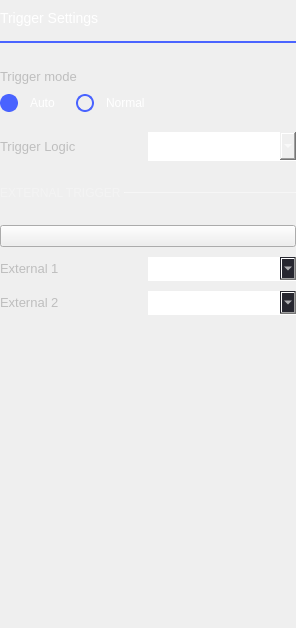
<?xml version="1.0" encoding="UTF-8"?>
<ui version="4.0">
 <class>DigitalTriggerSettings</class>
 <widget class="QWidget" name="DigitalTriggerSettings">
  <property name="geometry">
   <rect>
    <x>0</x>
    <y>0</y>
    <width>296</width>
    <height>628</height>
   </rect>
  </property>
  <property name="sizePolicy">
   <sizepolicy hsizetype="Minimum" vsizetype="Fixed">
    <horstretch>0</horstretch>
    <verstretch>0</verstretch>
   </sizepolicy>
  </property>
  <property name="minimumSize">
   <size>
    <width>0</width>
    <height>0</height>
   </size>
  </property>
  <property name="maximumSize">
   <size>
    <width>306</width>
    <height>16777215</height>
   </size>
  </property>
  <property name="windowTitle">
   <string>Form</string>
  </property>
  <property name="styleSheet">
   <string notr="true">QWidget
{
  color: rgb(190, 190, 190);
}

/* QComboBoxes*/
QComboBox
{
  height: 24px;
  border: 0px;
  color: white;
  font-size: 14px;
  border-bottom: 1px solid rgba(255, 255, 255, 102);
  padding-bottom: 4px;
}
QComboBox::drop-down
{
  subcontrol-position: center right;
  width: 10px;
  height: 6px;
  border-image: url(:/icons/sba_cmb_box_arrow.svg);
}
QComboBox QAbstractItemView {
  border: 0px;
  color: white;
  selection-background-color: rgba(25, 25, 25);
  outline: 0px;
}
QComboBox:disabled
{
  color: rgb(85, 85, 85);
}

/* QLabels 
QLabel:disabled
{
  color: rgb(85, 85, 85);
}*/

QRadioButton {
color: white;
spacing: 12px;
background-color: transparent;
}
QRadioButton::indicator {
width: 14px;
height: 14px;
border: 2px solid;
border-radius: 9px;
border-color: rgb(73, 99, 255);
}
QRadioButton::indicator:checked {
background-color: rgb(73, 99, 255);
}</string>
  </property>
  <layout class="QVBoxLayout" name="verticalLayout">
   <property name="spacing">
    <number>0</number>
   </property>
   <property name="leftMargin">
    <number>0</number>
   </property>
   <property name="topMargin">
    <number>10</number>
   </property>
   <property name="rightMargin">
    <number>0</number>
   </property>
   <property name="bottomMargin">
    <number>0</number>
   </property>
   <item>
    <widget class="QLabel" name="trigger_settings_label">
     <property name="styleSheet">
      <string notr="true">color: white;
font-size: 14px;
font-weight: normal;</string>
     </property>
     <property name="text">
      <string>Trigger Settings</string>
     </property>
    </widget>
   </item>
   <item>
    <spacer name="verticalSpacer_4">
     <property name="orientation">
      <enum>Qt::Vertical</enum>
     </property>
     <property name="sizeType">
      <enum>QSizePolicy::Fixed</enum>
     </property>
     <property name="sizeHint" stdset="0">
      <size>
       <width>0</width>
       <height>15</height>
      </size>
     </property>
    </spacer>
   </item>
   <item>
    <widget class="Line" name="line_2">
     <property name="styleSheet">
      <string notr="true">color: #4A64FF;</string>
     </property>
     <property name="frameShadow">
      <enum>QFrame::Plain</enum>
     </property>
     <property name="lineWidth">
      <number>2</number>
     </property>
     <property name="orientation">
      <enum>Qt::Horizontal</enum>
     </property>
    </widget>
   </item>
   <item>
    <spacer name="verticalSpacer_3">
     <property name="orientation">
      <enum>Qt::Vertical</enum>
     </property>
     <property name="sizeType">
      <enum>QSizePolicy::Fixed</enum>
     </property>
     <property name="sizeHint" stdset="0">
      <size>
       <width>0</width>
       <height>25</height>
      </size>
     </property>
    </spacer>
   </item>
   <item>
    <layout class="QVBoxLayout" name="verticalLayout_11">
     <property name="spacing">
      <number>10</number>
     </property>
     <property name="leftMargin">
      <number>0</number>
     </property>
     <property name="topMargin">
      <number>0</number>
     </property>
     <property name="rightMargin">
      <number>0</number>
     </property>
     <property name="bottomMargin">
      <number>0</number>
     </property>
     <item>
      <widget class="QLabel" name="label">
       <property name="sizePolicy">
        <sizepolicy hsizetype="Minimum" vsizetype="Fixed">
         <horstretch>0</horstretch>
         <verstretch>0</verstretch>
        </sizepolicy>
       </property>
       <property name="styleSheet">
        <string notr="true"> font-size: 13px;</string>
       </property>
       <property name="text">
        <string>Trigger mode</string>
       </property>
      </widget>
     </item>
     <item>
      <layout class="QHBoxLayout" name="horizontalLayout">
       <property name="spacing">
        <number>20</number>
       </property>
       <property name="topMargin">
        <number>0</number>
       </property>
       <property name="bottomMargin">
        <number>10</number>
       </property>
       <item>
        <widget class="QRadioButton" name="btnAuto">
         <property name="text">
          <string>Auto</string>
         </property>
         <property name="checked">
          <bool>true</bool>
         </property>
         <attribute name="buttonGroup">
          <string notr="true">buttonGroup</string>
         </attribute>
        </widget>
       </item>
       <item>
        <widget class="QRadioButton" name="btnNormal">
         <property name="text">
          <string>Normal</string>
         </property>
         <attribute name="buttonGroup">
          <string notr="true">buttonGroup</string>
         </attribute>
        </widget>
       </item>
       <item>
        <spacer name="horizontalSpacer">
         <property name="orientation">
          <enum>Qt::Horizontal</enum>
         </property>
         <property name="sizeHint" stdset="0">
          <size>
           <width>0</width>
           <height>0</height>
          </size>
         </property>
        </spacer>
       </item>
      </layout>
     </item>
     <item>
      <layout class="QHBoxLayout" name="horizontalLayout_4">
       <property name="spacing">
        <number>0</number>
       </property>
       <property name="topMargin">
        <number>0</number>
       </property>
       <item>
        <widget class="QLabel" name="lbl_trigg_source">
         <property name="sizePolicy">
          <sizepolicy hsizetype="Minimum" vsizetype="Fixed">
           <horstretch>0</horstretch>
           <verstretch>0</verstretch>
          </sizepolicy>
         </property>
         <property name="styleSheet">
          <string notr="true"> font-size: 13px;</string>
         </property>
         <property name="text">
          <string>Trigger Logic</string>
         </property>
        </widget>
       </item>
       <item>
        <widget class="QComboBox" name="cmb_trigg_logic">
         <property name="sizePolicy">
          <sizepolicy hsizetype="Minimum" vsizetype="Fixed">
           <horstretch>0</horstretch>
           <verstretch>0</verstretch>
          </sizepolicy>
         </property>
         <property name="currentIndex">
          <number>0</number>
         </property>
         <item>
          <property name="text">
           <string>OR</string>
          </property>
         </item>
         <item>
          <property name="text">
           <string>AND</string>
          </property>
         </item>
        </widget>
       </item>
      </layout>
     </item>
    </layout>
   </item>
   <item>
    <layout class="QGridLayout" name="gridLayout">
     <item row="1" column="0">
      <widget class="QLabel" name="label_2">
       <property name="sizePolicy">
        <sizepolicy hsizetype="Fixed" vsizetype="Fixed">
         <horstretch>0</horstretch>
         <verstretch>0</verstretch>
        </sizepolicy>
       </property>
       <property name="minimumSize">
        <size>
         <width>0</width>
         <height>0</height>
        </size>
       </property>
       <property name="maximumSize">
        <size>
         <width>16777215</width>
         <height>16777215</height>
        </size>
       </property>
       <property name="styleSheet">
        <string notr="true">QLabel {
		font-size: 12px;
		color: rgba(255, 255, 255, 70);
}</string>
       </property>
       <property name="text">
        <string>EXTERNAL TRIGGER </string>
       </property>
      </widget>
     </item>
     <item row="1" column="1">
      <widget class="Line" name="line">
       <property name="minimumSize">
        <size>
         <width>0</width>
         <height>1</height>
        </size>
       </property>
       <property name="maximumSize">
        <size>
         <width>16777215</width>
         <height>1</height>
        </size>
       </property>
       <property name="styleSheet">
        <string notr="true">border: 1px solid rgba(255, 255, 255, 70);</string>
       </property>
       <property name="orientation">
        <enum>Qt::Horizontal</enum>
       </property>
      </widget>
     </item>
     <item row="0" column="0" colspan="2">
      <spacer name="verticalSpacer_5">
       <property name="orientation">
        <enum>Qt::Vertical</enum>
       </property>
       <property name="sizeType">
        <enum>QSizePolicy::Fixed</enum>
       </property>
       <property name="sizeHint" stdset="0">
        <size>
         <width>0</width>
         <height>25</height>
        </size>
       </property>
      </spacer>
     </item>
     <item row="2" column="0" colspan="2">
      <spacer name="verticalSpacer_6">
       <property name="orientation">
        <enum>Qt::Vertical</enum>
       </property>
       <property name="sizeType">
        <enum>QSizePolicy::Fixed</enum>
       </property>
       <property name="sizeHint" stdset="0">
        <size>
         <width>0</width>
         <height>15</height>
        </size>
       </property>
      </spacer>
     </item>
    </layout>
   </item>
   <item>
    <layout class="QVBoxLayout" name="verticalLayout_8">
     <property name="spacing">
      <number>0</number>
     </property>
     <property name="leftMargin">
      <number>0</number>
     </property>
     <property name="topMargin">
      <number>0</number>
     </property>
     <property name="rightMargin">
      <number>0</number>
     </property>
     <item>
      <spacer name="verticalSpacer_10">
       <property name="orientation">
        <enum>Qt::Vertical</enum>
       </property>
       <property name="sizeType">
        <enum>QSizePolicy::Fixed</enum>
       </property>
       <property name="sizeHint" stdset="0">
        <size>
         <width>0</width>
         <height>10</height>
        </size>
       </property>
      </spacer>
     </item>
     <item>
      <widget class="adiscope::CustomSwitch" name="trigg_extern_en">
       <property name="text">
        <string/>
       </property>
       <property name="checkable">
        <bool>true</bool>
       </property>
      </widget>
     </item>
     <item>
      <spacer name="verticalSpacer_2">
       <property name="orientation">
        <enum>Qt::Vertical</enum>
       </property>
       <property name="sizeType">
        <enum>QSizePolicy::Fixed</enum>
       </property>
       <property name="sizeHint" stdset="0">
        <size>
         <width>0</width>
         <height>10</height>
        </size>
       </property>
      </spacer>
     </item>
     <item>
      <layout class="QHBoxLayout" name="trigg_ext_1">
       <property name="spacing">
        <number>0</number>
       </property>
       <property name="topMargin">
        <number>0</number>
       </property>
       <item>
        <widget class="QLabel" name="lbl_extern_1">
         <property name="sizePolicy">
          <sizepolicy hsizetype="Minimum" vsizetype="Fixed">
           <horstretch>0</horstretch>
           <verstretch>0</verstretch>
          </sizepolicy>
         </property>
         <property name="styleSheet">
          <string notr="true">font-size: 13px;</string>
         </property>
         <property name="text">
          <string>External 1</string>
         </property>
        </widget>
       </item>
       <item>
        <widget class="QComboBox" name="cmb_trigg_extern_cond_1">
         <property name="sizePolicy">
          <sizepolicy hsizetype="Minimum" vsizetype="Fixed">
           <horstretch>0</horstretch>
           <verstretch>0</verstretch>
          </sizepolicy>
         </property>
         <property name="palette">
          <palette>
           <active>
            <colorrole role="WindowText">
             <brush brushstyle="SolidPattern">
              <color alpha="255">
               <red>255</red>
               <green>255</green>
               <blue>255</blue>
              </color>
             </brush>
            </colorrole>
            <colorrole role="Button">
             <brush brushstyle="SolidPattern">
              <color alpha="255">
               <red>39</red>
               <green>39</green>
               <blue>48</blue>
              </color>
             </brush>
            </colorrole>
            <colorrole role="Text">
             <brush brushstyle="SolidPattern">
              <color alpha="255">
               <red>255</red>
               <green>255</green>
               <blue>255</blue>
              </color>
             </brush>
            </colorrole>
            <colorrole role="ButtonText">
             <brush brushstyle="SolidPattern">
              <color alpha="255">
               <red>255</red>
               <green>255</green>
               <blue>255</blue>
              </color>
             </brush>
            </colorrole>
            <colorrole role="Base">
             <brush brushstyle="SolidPattern">
              <color alpha="255">
               <red>39</red>
               <green>39</green>
               <blue>48</blue>
              </color>
             </brush>
            </colorrole>
            <colorrole role="Window">
             <brush brushstyle="SolidPattern">
              <color alpha="255">
               <red>39</red>
               <green>39</green>
               <blue>48</blue>
              </color>
             </brush>
            </colorrole>
           </active>
           <inactive>
            <colorrole role="WindowText">
             <brush brushstyle="SolidPattern">
              <color alpha="255">
               <red>255</red>
               <green>255</green>
               <blue>255</blue>
              </color>
             </brush>
            </colorrole>
            <colorrole role="Button">
             <brush brushstyle="SolidPattern">
              <color alpha="255">
               <red>39</red>
               <green>39</green>
               <blue>48</blue>
              </color>
             </brush>
            </colorrole>
            <colorrole role="Text">
             <brush brushstyle="SolidPattern">
              <color alpha="255">
               <red>255</red>
               <green>255</green>
               <blue>255</blue>
              </color>
             </brush>
            </colorrole>
            <colorrole role="ButtonText">
             <brush brushstyle="SolidPattern">
              <color alpha="255">
               <red>255</red>
               <green>255</green>
               <blue>255</blue>
              </color>
             </brush>
            </colorrole>
            <colorrole role="Base">
             <brush brushstyle="SolidPattern">
              <color alpha="255">
               <red>39</red>
               <green>39</green>
               <blue>48</blue>
              </color>
             </brush>
            </colorrole>
            <colorrole role="Window">
             <brush brushstyle="SolidPattern">
              <color alpha="255">
               <red>39</red>
               <green>39</green>
               <blue>48</blue>
              </color>
             </brush>
            </colorrole>
           </inactive>
           <disabled>
            <colorrole role="WindowText">
             <brush brushstyle="SolidPattern">
              <color alpha="255">
               <red>85</red>
               <green>85</green>
               <blue>85</blue>
              </color>
             </brush>
            </colorrole>
            <colorrole role="Button">
             <brush brushstyle="SolidPattern">
              <color alpha="255">
               <red>39</red>
               <green>39</green>
               <blue>48</blue>
              </color>
             </brush>
            </colorrole>
            <colorrole role="Text">
             <brush brushstyle="SolidPattern">
              <color alpha="255">
               <red>85</red>
               <green>85</green>
               <blue>85</blue>
              </color>
             </brush>
            </colorrole>
            <colorrole role="ButtonText">
             <brush brushstyle="SolidPattern">
              <color alpha="255">
               <red>85</red>
               <green>85</green>
               <blue>85</blue>
              </color>
             </brush>
            </colorrole>
            <colorrole role="Base">
             <brush brushstyle="SolidPattern">
              <color alpha="255">
               <red>39</red>
               <green>39</green>
               <blue>48</blue>
              </color>
             </brush>
            </colorrole>
            <colorrole role="Window">
             <brush brushstyle="SolidPattern">
              <color alpha="255">
               <red>39</red>
               <green>39</green>
               <blue>48</blue>
              </color>
             </brush>
            </colorrole>
           </disabled>
          </palette>
         </property>
         <property name="styleSheet">
          <string notr="true">QComboBox
{
  height: 19px;

  border: 0px;
  border-bottom: 1px solid rgba(255, 255, 255, 102);
  font-family: ArialMT;
  font-size: 16px;
  font-weight: normal;
  font-style: normal;
  text-align: left;
  color: #ffffff;
/*background-color:green;*/

}
QComboBox::drop-down
{
  subcontrol-position: center right;
  width: 10px;
  height: 6px;
  border-image: url(:/icons/sba_cmb_box_arrow.svg);
  font-family: ArialMT;
  font-size: 16px;
  font-weight: normal;
  font-style: normal;
  text-align: left;
  color: #e0e0e0;
}
QComboBox QAbstractItemView {
  border: 0px;
  selection-background-color: rgba(25, 25, 25);
  outline: 0px;
}

QComboBox QAbstractItemView::item {
width:30px;
hieght:20px;
margin-top: 0px;
border:0px;
padding:0px;
}

QComboBox:disabled
{
  color: rgb(85, 85, 85);
}

/* Color of the selected list item. */
QComboBox::item:selected {
  font-family: ArialMT;
  font-size: 16px;
  font-weight: normal;
  font-style: normal;
  text-align: left;
  color: #ffffff;
  border-bottom: 1px solid rgba(255, 255, 255, 102);
 
}
/* Indicator will shine through the label text if you don't make it hidden. */
QComboBox::indicator{
    background-color:transparent;
    selection-background-color:transparent;
    color:transparent;
    selection-color:transparent;
}
</string>
         </property>
         <property name="sizeAdjustPolicy">
          <enum>QComboBox::AdjustToMinimumContentsLengthWithIcon</enum>
         </property>
         <property name="iconSize">
          <size>
           <width>30</width>
           <height>20</height>
          </size>
         </property>
         <property name="frame">
          <bool>false</bool>
         </property>
         <item>
          <property name="text">
           <string>None</string>
          </property>
         </item>
         <item>
          <property name="text">
           <string/>
          </property>
          <property name="icon">
           <iconset resource="../resources/resources.qrc">
            <normaloff>:/icons/trigger_any_enabled.svg</normaloff>
            <normalon>:/icons/trigger_any_enabled.svg</normalon>
            <disabledoff>:/icons/trigger_any_disabled.svg</disabledoff>
            <disabledon>:/icons/trigger_any_disabled.svg</disabledon>:/icons/trigger_any_enabled.svg</iconset>
          </property>
         </item>
         <item>
          <property name="text">
           <string/>
          </property>
          <property name="icon">
           <iconset resource="../resources/resources.qrc">
            <normaloff>:/icons/trigger_rising_enabled.svg</normaloff>
            <normalon>:/icons/trigger_rising_enabled.svg</normalon>
            <disabledoff>:/icons/trigger_rising_disabled.svg</disabledoff>
            <disabledon>:/icons/trigger_rising_disabled.svg</disabledon>:/icons/trigger_rising_enabled.svg</iconset>
          </property>
         </item>
         <item>
          <property name="text">
           <string/>
          </property>
          <property name="icon">
           <iconset resource="../resources/resources.qrc">
            <normaloff>:/icons/trigger_falling_enabled.svg</normaloff>
            <normalon>:/icons/trigger_falling_enabled.svg</normalon>
            <disabledoff>:/icons/trigger_falling_disabled.svg</disabledoff>
            <disabledon>:/icons/trigger_falling_disabled.svg</disabledon>:/icons/trigger_falling_enabled.svg</iconset>
          </property>
         </item>
         <item>
          <property name="text">
           <string/>
          </property>
          <property name="icon">
           <iconset resource="../resources/resources.qrc">
            <normaloff>:/icons/trigger_low_enabled.svg</normaloff>
            <normalon>:/icons/trigger_low_enabled.svg</normalon>
            <disabledoff>:/icons/trigger_low_disabled.svg</disabledoff>
            <disabledon>:/icons/trigger_low_disabled.svg</disabledon>:/icons/trigger_low_enabled.svg</iconset>
          </property>
         </item>
         <item>
          <property name="text">
           <string/>
          </property>
          <property name="icon">
           <iconset resource="../resources/resources.qrc">
            <normaloff>:/icons/trigger_high_enabled.svg</normaloff>
            <normalon>:/icons/trigger_high_enabled.svg</normalon>
            <disabledoff>:/icons/trigger_high_disabled.svg</disabledoff>
            <disabledon>:/icons/trigger_high_disabled.svg</disabledon>:/icons/trigger_high_enabled.svg</iconset>
          </property>
         </item>
        </widget>
       </item>
      </layout>
     </item>
     <item>
      <spacer name="verticalSpacer_16">
       <property name="orientation">
        <enum>Qt::Vertical</enum>
       </property>
       <property name="sizeType">
        <enum>QSizePolicy::Fixed</enum>
       </property>
       <property name="sizeHint" stdset="0">
        <size>
         <width>0</width>
         <height>10</height>
        </size>
       </property>
      </spacer>
     </item>
     <item>
      <layout class="QHBoxLayout" name="trigg_ext_2">
       <property name="spacing">
        <number>0</number>
       </property>
       <property name="topMargin">
        <number>0</number>
       </property>
       <item>
        <widget class="QLabel" name="lbl_extern_2">
         <property name="sizePolicy">
          <sizepolicy hsizetype="Minimum" vsizetype="Fixed">
           <horstretch>0</horstretch>
           <verstretch>0</verstretch>
          </sizepolicy>
         </property>
         <property name="styleSheet">
          <string notr="true"> font-size: 13px;</string>
         </property>
         <property name="text">
          <string>External 2</string>
         </property>
        </widget>
       </item>
       <item>
        <widget class="QComboBox" name="cmb_trigg_extern_cond_2">
         <property name="sizePolicy">
          <sizepolicy hsizetype="Minimum" vsizetype="Fixed">
           <horstretch>0</horstretch>
           <verstretch>0</verstretch>
          </sizepolicy>
         </property>
         <property name="palette">
          <palette>
           <active>
            <colorrole role="WindowText">
             <brush brushstyle="SolidPattern">
              <color alpha="255">
               <red>255</red>
               <green>255</green>
               <blue>255</blue>
              </color>
             </brush>
            </colorrole>
            <colorrole role="Button">
             <brush brushstyle="SolidPattern">
              <color alpha="255">
               <red>39</red>
               <green>39</green>
               <blue>48</blue>
              </color>
             </brush>
            </colorrole>
            <colorrole role="Text">
             <brush brushstyle="SolidPattern">
              <color alpha="255">
               <red>255</red>
               <green>255</green>
               <blue>255</blue>
              </color>
             </brush>
            </colorrole>
            <colorrole role="ButtonText">
             <brush brushstyle="SolidPattern">
              <color alpha="255">
               <red>255</red>
               <green>255</green>
               <blue>255</blue>
              </color>
             </brush>
            </colorrole>
            <colorrole role="Base">
             <brush brushstyle="SolidPattern">
              <color alpha="255">
               <red>39</red>
               <green>39</green>
               <blue>48</blue>
              </color>
             </brush>
            </colorrole>
            <colorrole role="Window">
             <brush brushstyle="SolidPattern">
              <color alpha="255">
               <red>39</red>
               <green>39</green>
               <blue>48</blue>
              </color>
             </brush>
            </colorrole>
           </active>
           <inactive>
            <colorrole role="WindowText">
             <brush brushstyle="SolidPattern">
              <color alpha="255">
               <red>255</red>
               <green>255</green>
               <blue>255</blue>
              </color>
             </brush>
            </colorrole>
            <colorrole role="Button">
             <brush brushstyle="SolidPattern">
              <color alpha="255">
               <red>39</red>
               <green>39</green>
               <blue>48</blue>
              </color>
             </brush>
            </colorrole>
            <colorrole role="Text">
             <brush brushstyle="SolidPattern">
              <color alpha="255">
               <red>255</red>
               <green>255</green>
               <blue>255</blue>
              </color>
             </brush>
            </colorrole>
            <colorrole role="ButtonText">
             <brush brushstyle="SolidPattern">
              <color alpha="255">
               <red>255</red>
               <green>255</green>
               <blue>255</blue>
              </color>
             </brush>
            </colorrole>
            <colorrole role="Base">
             <brush brushstyle="SolidPattern">
              <color alpha="255">
               <red>39</red>
               <green>39</green>
               <blue>48</blue>
              </color>
             </brush>
            </colorrole>
            <colorrole role="Window">
             <brush brushstyle="SolidPattern">
              <color alpha="255">
               <red>39</red>
               <green>39</green>
               <blue>48</blue>
              </color>
             </brush>
            </colorrole>
           </inactive>
           <disabled>
            <colorrole role="WindowText">
             <brush brushstyle="SolidPattern">
              <color alpha="255">
               <red>85</red>
               <green>85</green>
               <blue>85</blue>
              </color>
             </brush>
            </colorrole>
            <colorrole role="Button">
             <brush brushstyle="SolidPattern">
              <color alpha="255">
               <red>39</red>
               <green>39</green>
               <blue>48</blue>
              </color>
             </brush>
            </colorrole>
            <colorrole role="Text">
             <brush brushstyle="SolidPattern">
              <color alpha="255">
               <red>85</red>
               <green>85</green>
               <blue>85</blue>
              </color>
             </brush>
            </colorrole>
            <colorrole role="ButtonText">
             <brush brushstyle="SolidPattern">
              <color alpha="255">
               <red>85</red>
               <green>85</green>
               <blue>85</blue>
              </color>
             </brush>
            </colorrole>
            <colorrole role="Base">
             <brush brushstyle="SolidPattern">
              <color alpha="255">
               <red>39</red>
               <green>39</green>
               <blue>48</blue>
              </color>
             </brush>
            </colorrole>
            <colorrole role="Window">
             <brush brushstyle="SolidPattern">
              <color alpha="255">
               <red>39</red>
               <green>39</green>
               <blue>48</blue>
              </color>
             </brush>
            </colorrole>
           </disabled>
          </palette>
         </property>
         <property name="styleSheet">
          <string notr="true">QComboBox
{
  height: 19px;

  border: 0px;
  border-bottom: 1px solid rgba(255, 255, 255, 102);
  font-family: ArialMT;
  font-size: 16px;
  font-weight: normal;
  font-style: normal;
  text-align: left;
  color: #ffffff;
/*background-color:green;*/

}
QComboBox::drop-down
{
  subcontrol-position: center right;
  width: 10px;
  height: 6px;
  border-image: url(:/icons/sba_cmb_box_arrow.svg);
  font-family: ArialMT;
  font-size: 16px;
  font-weight: normal;
  font-style: normal;
  text-align: left;
  color: #e0e0e0;
}
QComboBox QAbstractItemView {
  border: 0px;
  selection-background-color: rgba(25, 25, 25);
  outline: 0px;
}

QComboBox QAbstractItemView::item {
width:30px;
hieght:20px;
margin-top: 0px;
border:0px;
padding:0px;
}

QComboBox:disabled
{
  color: rgb(85, 85, 85);
}

/* Color of the selected list item. */
QComboBox::item:selected {
  font-family: ArialMT;
  font-size: 16px;
  font-weight: normal;
  font-style: normal;
  text-align: left;
  color: #ffffff;
  border-bottom: 1px solid rgba(255, 255, 255, 102);
 
}
/* Indicator will shine through the label text if you don't make it hidden. */
QComboBox::indicator{
    background-color:transparent;
    selection-background-color:transparent;
    color:transparent;
    selection-color:transparent;
}
</string>
         </property>
         <property name="sizeAdjustPolicy">
          <enum>QComboBox::AdjustToMinimumContentsLengthWithIcon</enum>
         </property>
         <property name="iconSize">
          <size>
           <width>30</width>
           <height>20</height>
          </size>
         </property>
         <property name="frame">
          <bool>false</bool>
         </property>
         <item>
          <property name="text">
           <string>None</string>
          </property>
         </item>
         <item>
          <property name="text">
           <string/>
          </property>
          <property name="icon">
           <iconset resource="../resources/resources.qrc">
            <normaloff>:/icons/trigger_any_enabled.svg</normaloff>
            <normalon>:/icons/trigger_any_enabled.svg</normalon>
            <disabledoff>:/icons/trigger_any_disabled.svg</disabledoff>
            <disabledon>:/icons/trigger_any_disabled.svg</disabledon>:/icons/trigger_any_enabled.svg</iconset>
          </property>
         </item>
         <item>
          <property name="text">
           <string/>
          </property>
          <property name="icon">
           <iconset resource="../resources/resources.qrc">
            <normaloff>:/icons/trigger_rising_enabled.svg</normaloff>
            <normalon>:/icons/trigger_rising_enabled.svg</normalon>
            <disabledoff>:/icons/trigger_rising_disabled.svg</disabledoff>
            <disabledon>:/icons/trigger_rising_disabled.svg</disabledon>:/icons/trigger_rising_enabled.svg</iconset>
          </property>
         </item>
         <item>
          <property name="text">
           <string/>
          </property>
          <property name="icon">
           <iconset resource="../resources/resources.qrc">
            <normaloff>:/icons/trigger_falling_enabled.svg</normaloff>
            <normalon>:/icons/trigger_falling_enabled.svg</normalon>
            <disabledoff>:/icons/trigger_falling_disabled.svg</disabledoff>
            <disabledon>:/icons/trigger_falling_disabled.svg</disabledon>:/icons/trigger_falling_enabled.svg</iconset>
          </property>
         </item>
         <item>
          <property name="text">
           <string/>
          </property>
          <property name="icon">
           <iconset resource="../resources/resources.qrc">
            <normaloff>:/icons/trigger_low_enabled.svg</normaloff>
            <normalon>:/icons/trigger_low_enabled.svg</normalon>
            <disabledoff>:/icons/trigger_low_disabled.svg</disabledoff>
            <disabledon>:/icons/trigger_low_disabled.svg</disabledon>:/icons/trigger_low_enabled.svg</iconset>
          </property>
         </item>
         <item>
          <property name="text">
           <string/>
          </property>
          <property name="icon">
           <iconset resource="../resources/resources.qrc">
            <normaloff>:/icons/trigger_high_enabled.svg</normaloff>
            <normalon>:/icons/trigger_high_enabled.svg</normalon>
            <disabledoff>:/icons/trigger_high_disabled.svg</disabledoff>
            <disabledon>:/icons/trigger_high_disabled.svg</disabledon>:/icons/trigger_high_enabled.svg</iconset>
          </property>
         </item>
        </widget>
       </item>
      </layout>
     </item>
    </layout>
   </item>
   <item>
    <spacer name="verticalSpacer">
     <property name="orientation">
      <enum>Qt::Vertical</enum>
     </property>
     <property name="sizeType">
      <enum>QSizePolicy::MinimumExpanding</enum>
     </property>
     <property name="sizeHint" stdset="0">
      <size>
       <width>10</width>
       <height>0</height>
      </size>
     </property>
    </spacer>
   </item>
  </layout>
 </widget>
 <customwidgets>
  <customwidget>
   <class>adiscope::CustomSwitch</class>
   <extends>QPushButton</extends>
   <header>customSwitch.hpp</header>
  </customwidget>
 </customwidgets>
 <resources>
  <include location="../resources/resources.qrc"/>
 </resources>
 <connections/>
 <buttongroups>
  <buttongroup name="buttonGroup"/>
 </buttongroups>
</ui>
